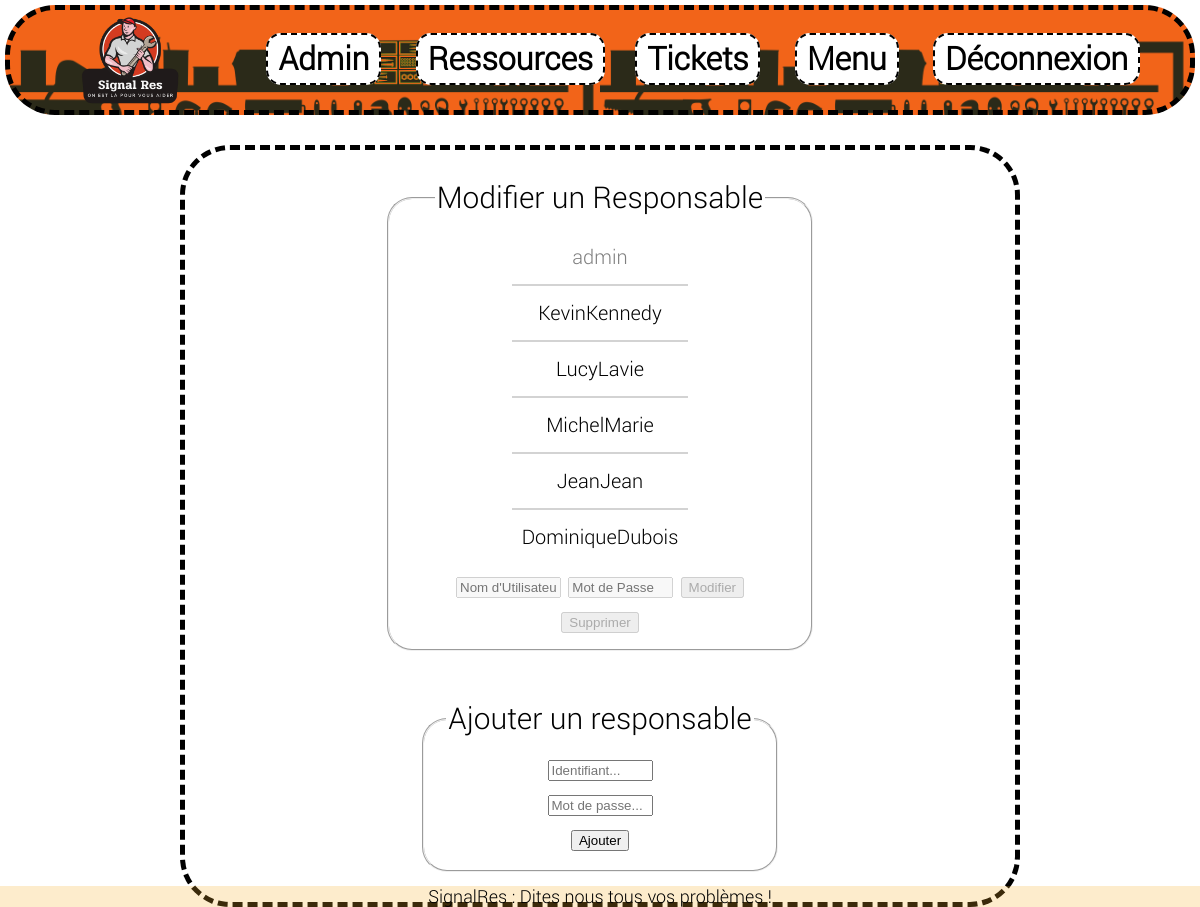
The page /admin (signed in) on the database its author committed.
### tables this page shows
CREATE TABLE users (
    iduser INT PRIMARY KEY NOT NULL AUTO_INCREMENT,
    username VARCHAR(50),
    mdp VARCHAR(100)
);

### controllers/AdminController.php (called while the page is built, shortened)
<?php
class AdminController extends MainController {
    private UserModel $userModel;
    public function __construct() {
        $this->userModel = new UserModel();
    }
    public function render($cssIncludes = null, $jsIncludes = null, $content = null) {
        $users = $this->userModel->getAll();
        require(__DIR__.'/../views/AdminView.php');
        exit;
    }
}
?>

### models/MainModel.php (called while the page is built, shortened)
<?php
abstract class MainModel {
    private $host = "localhost";
    private $db_name = "projet";
    private $username = "projet";
    private $password = "tejorp";
    protected $table;
    function __construct(String $table) {
        $this->table = $table;
    }
    public function setConnection(){
        try{
            $this->connexion = new PDO("mysql:host=" . $this->host .
                    ";dbname=" . $this->db_name, $this->username, $this->password,
                    array(PDO::ATTR_ERRMODE => PDO::ERRMODE_WARNING));
        } catch(PDOException $exception){
            echo "Erreur de connexion : " . $exception->getMessage();
        }
    }
    public function getAll(){
        $sql = "SELECT * FROM " . $this->table;
        $query = $this->connexion->prepare($sql);
        $query->execute();
        return $query->fetchAll(PDO::FETCH_NUM);
    }
}
?>

### views/AdminView.php (the view, shortened to what this page needs)
<fieldset id="updateUser" class=formulaire>
<legend>Modifier un Responsable</legend>
    <table>
        <tbody>
            <?php
                if ($users != null) {
                    foreach ($users as $user) {
                        echo('
                            <tr>
                            <td>'.$user[1].'</td>
                            </tr>'
                        );
                    }
                }
            ?>
        </tbody>
    </table>
    <div class="modification">
        <form action="/update/user" method="post">
            <fieldset>
                <input type="text" name="username"
                    placeholder="Nom d'Utilisateur" size="10" />
                <input type="text" name="password"
                    placeholder="Mot de Passe" size="10"/>
                <input type="submit" value="Modifier"/>
            </fieldset>
        </form>
        <form action="/delete/user" method="post">
            <fieldset>
                <input type="submit" value="Supprimer"/>
            </fieldset>
        </form>
    </div>
</fieldset>
<div class="formulaire">
<form method="post" action="/add/user" id="addUser">
    <fieldset>
        <legend>Ajouter un responsable</legend>
        <input type="text" name="username" placeholder="Identifiant..." size="10"/>
        <br>
        <input type="text" name="password" placeholder="Mot de passe..." size="10"/>
        <br>
        <input type="submit" value="Ajouter"/>
    </fieldset>
</form>
</div>

### Router.php (shortened to what this page needs)
<?php
    $url = explode('/', $_SERVER['REQUEST_URI']);
    $pages = [
        ["", "MenuController"],
        ["menu", "MenuController"],
        ["login", "LoginController"],
        ["admin", "AdminController"],
        ["ressource", "ResController"],
        ["tickets", "TicketsController"]
    ];
    foreach ($pages as $page) {
        if ( $url[1] === $page[0] ) {
            $controller = new $page[1]();
            $controller->render();
            exit;
        }
    }
    exit;
?>

### public/css/main.css (style rules this page uses)
html,body, footer { margin: 0px; padding: 0px; }
.formulaire { text-align: center; font-family: Roboto; font-size: 30px; }

### public/css/admin.css (style rules this page uses)
table { font-size: 20px; margin-left: auto; margin-right: auto; text-align: center; border-collapse: collapse; }
tbody tr:not(tbody tr:first-child) { cursor: pointer; }
td { border: 2px solid lightgray; }
#updateUser { width: fit-content; margin-left: auto; margin-right: auto; border-radius: 25px; padding: 15px; }
#updateUser table { width: fit-content; margin-left: auto; margin-right: auto; border: none; }
#updateUser tr:first-child * { color: grey; border-top: none; }
#updateUser td { padding: 15px 10px 15px 10px; border-left: none; border-right: none; }
#updateUser tr:last-child * { border-bottom: none; }
#updateUser fieldset { padding: 0 50px 0 50px; }
#updateUser form { width: fit-content; margin-left: auto; margin-right: auto; }
#updateUser fieldset { border: none; width: fit-content; height: fit-content; }
#addUser { width: fit-content; margin-left: auto; margin: 50px auto auto auto; }
#addUser fieldset { border-radius: 25px; }

### rows shown on the page
users: username "admin"
users: username "KevinKennedy"
users: username "LucyLavie"
users: username "MichelMarie"
users: username "JeanJean"
users: username "DominiqueDubois"
